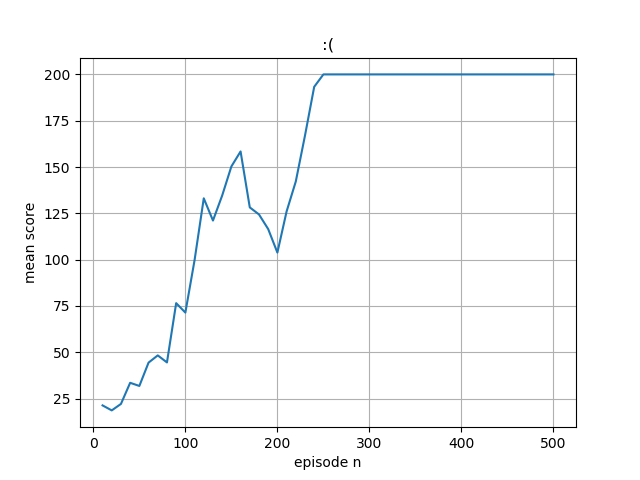

Recreate this plot in Python.
import numpy as np
import gym
import sys
import tensorflow as tf 
import matplotlib
import matplotlib.pyplot as plt
model = tf.keras.models.Sequential([
  tf.keras.layers.Dense(128,input_shape=(1,4),activation='relu'),
  tf.keras.layers.Dense(2, activation='softmax')
])

model2 = tf.keras.models.Sequential([
  tf.keras.layers.Dense(128,input_shape=(1,4),activation='relu'),
  tf.keras.layers.Dense(1)
])
optimizer = tf.keras.optimizers.Adam(learning_rate = 0.01)
model.summary()
episode_n=[]
mean_score=[]
def update_policy():
 print(len(replay_buffer))
 # exit()
 losses=[]
 losses2=[]
 with tf.GradientTape(persistent=True) as tape:
  for x in replay_buffer:
   for state,action,reward in x:
     logits = model(state)
     # if(action==0):
     #   loss = compute_loss([[1,0]], logits)
     # else:
     #   loss = compute_loss([[0,1]], logits)
     value=model2(state)
     losses2.append(tf.keras.losses.MSE(reward,value))
     reward=reward-value
     losses.append(-tf.math.log(tf.gather(tf.squeeze(logits),tf.convert_to_tensor(action)))*reward)

  losses=tf.math.reduce_sum(losses)
  losses2=tf.math.reduce_sum(losses2)
  losses/=batch_size
  losses2/=batch_size
  # print(losses2)
  # losses=tf.math.reduce_sum(losses,losses2)
 grads = tape.gradient(losses, model.trainable_variables)
 optimizer.apply_gradients(zip(grads, model.trainable_variables))
 grads2 = tape.gradient(losses2, model2.trainable_variables)
 optimizer.apply_gradients(zip(grads2, model2.trainable_variables))
 # print(grads)
 # exit()

def discount_normalize_rewards(r, gamma = 0.99):
    discounted_r = np.zeros_like(r)
    running_add = 0
    for t in reversed(range(0, r.size)):
        running_add = running_add * gamma + r[t]
        discounted_r[t] = running_add
        # print(discounted_r)
    discounted_r -= np.mean(discounted_r)
    discounted_r /= np.std(discounted_r)
    return discounted_r
env = gym.make('CartPole-v0')
env.seed(1)
# env._max_episode_steps = 1000
episodes = 500
batch_size = 10
score=0
replay_buffer=[]
for e in range(episodes):
  
  state = env.reset()
  
  episode_memory = []
  episode_score = 0
  done = False 
  while not done:
    state = state.reshape([1,4])
    logits = model(state)
    # print(logits)
    # print(state)
    # state = state.reshape([1,1,4])
    # print(state)
    # state=[[[ 0.03073904,0.00145001,-0.03088818,-0.03131252]],[[ 0.03073904,0.00145001,-0.03088818,-0.03131252]]]
    # print(np.array(state).shape)
    # print(model.predict(np.array(state),2))
    # exit()
    a_dist = logits.numpy()
    # Choose random action with p = action 
    a = np.random.choice(a_dist[0],p=a_dist[0])
    a, = np.where(a_dist[0] == a)
    a=a[0]
    #need numpy int64
    # if(a==0):
    # 	loss = compute_loss([[1,0]], logits)
    # else:
    # 	loss = compute_loss([[0,1]], logits)
    # make the choosen action 
    next_state, reward, done, _ = env.step(a)
    episode_score +=reward
    episode_memory.append([state,a,reward])
    state=next_state
  episode_memory=np.array(episode_memory)
  episode_memory[:,2] = discount_normalize_rewards(episode_memory[:,2])
  replay_buffer.append(episode_memory)
  score+=episode_score

  print("Episode  {}  Score  {}".format(e+1, episode_score))
  if (e+1) % batch_size == 0:
    episode_n.append(e+1)
    mean_score.append(score/batch_size)
    print("Episode  mean  score  {}".format(score/batch_size))
    update_policy()
    replay_buffer=[]
    score=0
    print("==Policy Updated==")

fig, ax = plt.subplots()
ax.plot(episode_n, mean_score)
ax.set(xlabel='episode n', ylabel='mean score',title=':(')
ax.grid()
fig.savefig("test2.png")
plt.show()
  
